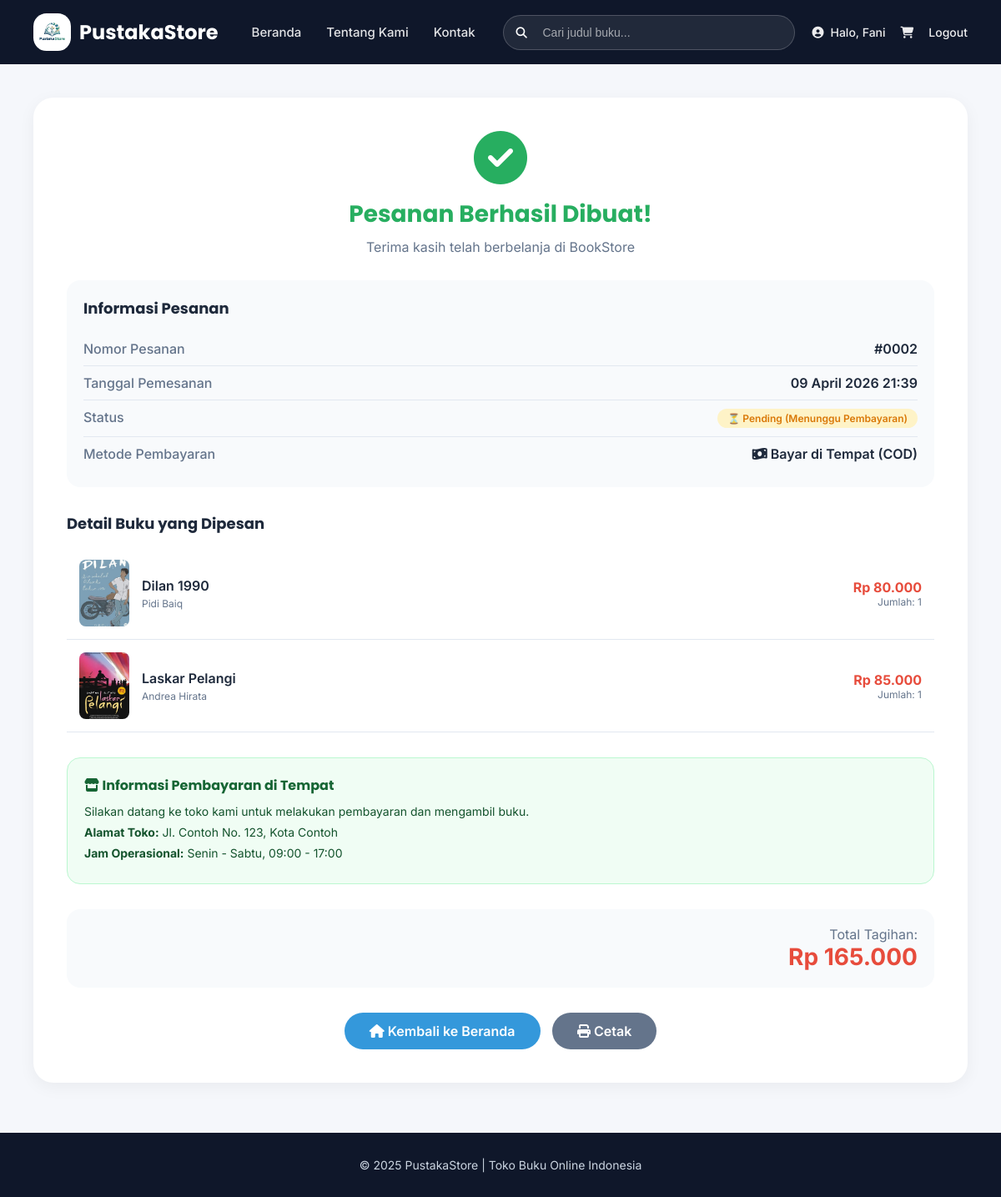
Page /user/pembayaran.php?pesanan_id=2 (signed in) on the committed database.
### tables this page shows
CREATE TABLE `pesanan` (
  `id` int(11) NOT NULL,
  `id_user` int(11) DEFAULT NULL,
  `total_harga` int(11) DEFAULT NULL,
  `metode_pembayaran` varchar(50) DEFAULT NULL,
  `status` varchar(50) DEFAULT 'Pending',
  `alamat_pengiriman` text DEFAULT NULL,
  `no_hp` varchar(20) DEFAULT NULL,
  `gambar_bukti` varchar(255) DEFAULT NULL,
  `tanggal` timestamp NOT NULL DEFAULT current_timestamp()
);

CREATE TABLE `detail_pesanan` (
  `id` int(11) NOT NULL,
  `id_pesanan` int(11) DEFAULT NULL,
  `id_buku` int(11) DEFAULT NULL,
  `jumlah` int(11) DEFAULT NULL,
  `harga_satuan` int(11) DEFAULT NULL
);

CREATE TABLE `buku` (
  `id` int(11) NOT NULL,
  `judul` varchar(255) DEFAULT NULL,
  `penulis` varchar(150) DEFAULT NULL,
  `harga` int(11) DEFAULT NULL,
  `deskripsi` text DEFAULT NULL,
  `stok` int(11) DEFAULT 10,
  `id_kategori` int(11) DEFAULT NULL,
  `gambar` varchar(255) DEFAULT NULL
);

### user/pembayaran.php (the view, shortened to what this page needs)
<?php
include '../config/koneksi.php';
$id_pesanan = $_GET['pesanan_id'] ?? 0;
$id_user = $_SESSION['user_id'];
$pesanan = $koneksi->query("SELECT * FROM pesanan WHERE id = $id_pesanan AND id_user = $id_user")->fetch_assoc();
$detail = $koneksi->query("SELECT d.*, b.judul, b.gambar, b.penulis
                           FROM detail_pesanan d
                           JOIN buku b ON d.id_buku = b.id
                           WHERE d.id_pesanan = $id_pesanan");
$nama_user = $_SESSION['username'] ?? '';
?>
<!DOCTYPE html>
<html lang="id">
<head>
    <link rel="stylesheet" href="https://cdnjs.cloudflare.com/ajax/libs/font-awesome/6.5.1/css/all.min.css">
</head>
<body>
<div class="header">
    <div class="container header-content">
        <div class="logo">
            <div class="logo-circle">
                <img src="../assets/css/images/logo_buku.png" alt="Logo">
            </div>
            <h2>PustakaStore</h2>
        </div>
        <div class="nav-menu">
            <a href="../index.php">Beranda</a>
            <a href="../tentang.php">Tentang Kami</a>
            <a href="../kontak.php">Kontak</a>
        </div>
        <div class="search-wrapper">
            <form action="../pencarian.php" method="GET">
                <button type="submit"><i class="fas fa-search"></i></button>
                <input type="text" name="kata_kunci" placeholder="Cari judul buku...">
            </form>
        </div>
        <div class="user-actions">
            <span><i class="fas fa-user-circle"></i> Halo, <?= htmlspecialchars($nama_user) ?></span>
            <a href="keranjang.php" class="cart-icon">
                <i class="fas fa-shopping-cart"></i>
            </a>
            <a href="../logout.php">Logout</a>
        </div>
    </div>
</div>
<div class="container">
    <div class="payment-card">
        <div class="payment-header">
            <i class="fas fa-check-circle icon-success"></i>
            <h2>Pesanan Berhasil Dibuat!</h2>
            <p>Terima kasih telah berbelanja di BookStore</p>
        </div>
        <div class="order-info">
            <h3>Informasi Pesanan</h3>
            <div class="info-row">
                <span class="info-label">Nomor Pesanan</span>
                <span class="info-value">#<?= str_pad($pesanan['id'], 4, '0', STR_PAD_LEFT) ?></span>
            </div>
            <div class="info-row">
                <span class="info-label">Tanggal Pemesanan</span>
                <span class="info-value"><?= date('d F Y H:i', strtotime($pesanan['tanggal'])) ?></span>
            </div>
            <div class="info-row">
                <span class="info-label">Status</span>
                <span class="info-value">
                    <span class="status-badge status-pending">⏳ Pending (Menunggu Pembayaran)</span>
                </span>
            </div>
            <div class="info-row">
                <span class="info-label">Metode Pembayaran</span>
                <span class="info-value">
                    <?php if($pesanan['metode_pembayaran'] == 'bayar_ditempat'): ?>
                        <i class="fas fa-money-bill-wave"></i> Bayar di Tempat (COD)
                    <?php else: ?>
                        <i class="fas fa-credit-card"></i> Transfer Bank
                    <?php endif; ?>
                </span>
            </div>
        </div>
        <div class="order-items">
            <h3>Detail Buku yang Dipesan</h3>
            <?php while($item = $detail->fetch_assoc()): ?>
            <div class="order-item">
                <div class="order-item-img">
                    <?php if(!empty($item['gambar']) && file_exists("../assets/css/uploads/" . $item['gambar'])): ?>
                        <img src="../assets/css/uploads/<?= $item['gambar'] ?>" alt="<?= htmlspecialchars($item['judul']) ?>">
                    <?php else: ?>
                        <i class="fas fa-book" style="font-size: 24px; color: #94a3b8;"></i>
                    <?php endif; ?>
                </div>
                <div class="order-item-info">
                    <h4><?= htmlspecialchars($item['judul']) ?></h4>
                    <p><?= htmlspecialchars($item['penulis'] ?? 'Penulis') ?></p>
                </div>
                <div class="order-item-price">
                    <div class="price">Rp <?= number_format($item['harga_satuan'], 0, ',', '.') ?></div>
                    <div class="qty">Jumlah: <?= $item['jumlah'] ?></div>
                </div>
            </div>
            <?php endwhile; ?>
        </div>
        <?php if($pesanan['metode_pembayaran'] == 'transfer'): ?>
        <div class="payment-info">
            <h4><i class="fas fa-university"></i> Informasi Pembayaran Transfer</h4>
            <p>Silakan transfer ke rekening berikut sesuai dengan total tagihan:</p>
            <div class="bank-account">
                <p><strong>Bank BCA</strong></p>
                <p>Nomor Rekening: 1234567890</p>
                <p>Atas Nama: BookStore Indonesia</p>
            </div>
            <div class="bank-account">
                <p><strong>Bank Mandiri</strong></p>
                <p>Nomor Rekening: 9876543210</p>
                <p>Atas Nama: BookStore Indonesia</p>
            </div>
            <p style="margin-top: 10px; font-size: 12px;">*Setelah transfer, silakan konfirmasi ke admin melalui WhatsApp atau email.</p>
        </div>
        <?php else: ?>
        <div class="payment-info">
            <h4><i class="fas fa-store"></i> Informasi Pembayaran di Tempat</h4>
            <p>Silakan datang ke toko kami untuk melakukan pembayaran dan mengambil buku.</p>
            <p><strong>Alamat Toko:</strong> Jl. Contoh No. 123, Kota Contoh</p>
            <p><strong>Jam Operasional:</strong> Senin - Sabtu, 09:00 - 17:00</p>
        </div>
        <?php endif; ?>
        <div class="total-section">
            <span class="total-label">Total Tagihan:</span>
            <div class="total-value">Rp <?= number_format($pesanan['total_harga'], 0, ',', '.') ?></div>
        </div>
        <div style="text-align: center;">
            <a href="../index.php" class="btn-home"><i class="fas fa-home"></i> Kembali ke Beranda</a>
            <a href="#" class="btn-home btn-print" onclick="window.print();"><i class="fas fa-print"></i> Cetak</a>
        </div>
    </div>
</div>
<div class="footer">
    <div class="container">
        <div class="footer-bottom">
            <p>&copy; 2025 PustakaStore | Toko Buku Online Indonesia</p>
        </div>
    </div>
</div>
</body>
</html>

### rows in the picture
pesanan: id "0002", tanggal "09 April 2026 21:39", total_harga "165.000"
detail_pesanan: id_buku.gambar (picture), id_buku.judul "Dilan 1990", id_buku.penulis "Pidi Baiq", harga_satuan "80.000", jumlah "1"
detail_pesanan: id_buku.gambar (picture), id_buku.judul "Laskar Pelangi", id_buku.penulis "Andrea Hirata", harga_satuan "85.000", jumlah "1"

### other values in the picture
$nama_user "Fani"
